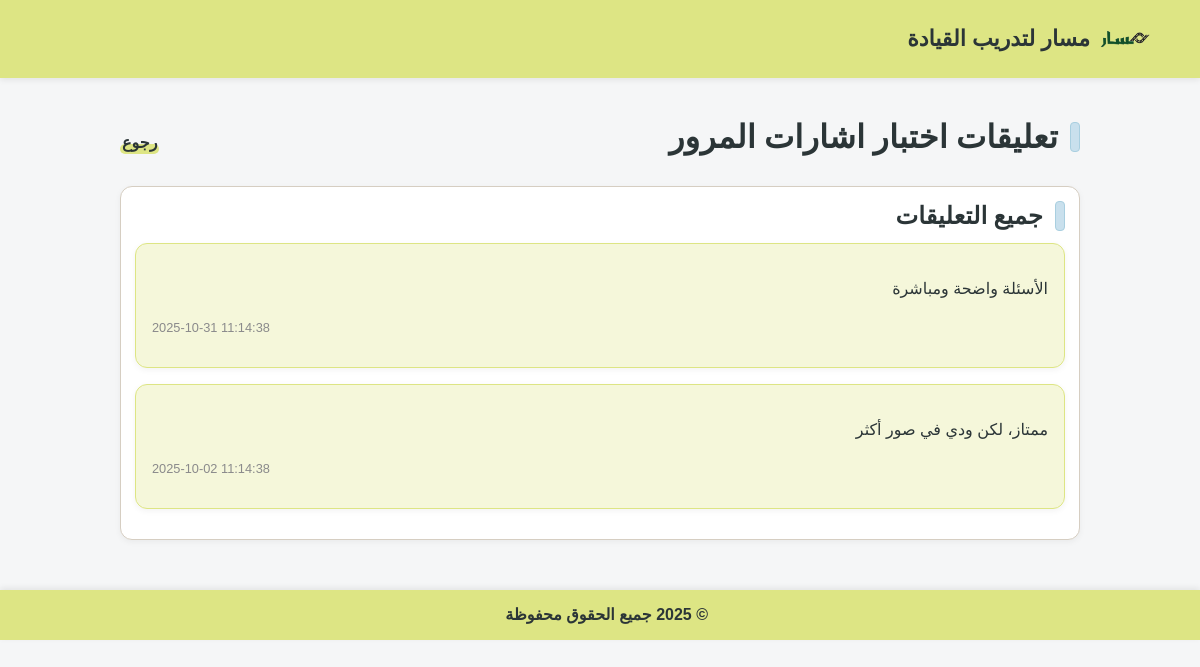
The app's page /Masar_G2/Comment.php?quizID=1 (signed in) with its own data.
### tables this page shows
CREATE TABLE `quizfeedback` (
  `id` int NOT NULL,
  `quizID` int NOT NULL,
  `rating` tinyint NOT NULL,
  `comments` text,
  `date` timestamp NOT NULL DEFAULT CURRENT_TIMESTAMP
);

### Masar_G2/Comment.php (the view, shortened to what this page needs)
<!DOCTYPE html>
<?php
 include 'connection.php';
?>
<head>
    <link rel="stylesheet" href="common.css">
</head>
<body>
    <header>
        <div class="header-container">
            <div class="logo">
                <img src="images/logo.png" alt="شعار الموقع">
                <span>مسار لتدريب القيادة</span>
    </header>
    <div class="container">
        <div class="quiz-header">
            <h1 class="section-title"><span class="accent"></span>تعليقات اختبار اشارات المرور</h1>
            <div class="link-group">
            <a href="Educator.php" class="hl-link">رجوع</a>
        </div>
        </div>
        <section class="section">
            <div class="card">
                <h2 class="section-title"><span class="accent"></span> جميع التعليقات</h2>
                <?php
                $qID = $_GET['quizID'];
                $getComments = "SELECT comments, date FROM quizfeedback WHERE quizID={$qID}";
                if($result = mysqli_query($connection, $getComments)){
                    while($row = mysqli_fetch_assoc($result)){
                        echo "<div class='comment-item db-comment'>";
                        echo "<p class=\"comment-text\">{$row['comments']}</p>";
                        echo "<p class=\"comment-date\">{$row['date']}</p>";
                        echo "</div>";
                    }
                }
                ?>
            </div>
        </section>
    </div>
    <footer>
    &copy; 2025 جميع الحقوق محفوظة
  </footer>
</body>

### Masar_G2/common.css (style rules this page uses)
* { box-sizing:border-box }
header { background: #DDE584; padding: 14px 20px; box-shadow: 0 2px 6px rgba(0, 0, 0, 0.08); margin-bottom: 20px; }
.header-container { display: flex; align-items: center; justify-content: space-between; max-width: 1100px; margin: 0 auto; }
header .logo { display: flex; align-items: center; gap: 10px; font-size: 22px; font-weight: bold; color: #2B3537; }
header img { width: 50px; height: 50px; object-fit: contain; border: none; }
body { margin:0; direction:rtl; font-family:Arial,"Segoe UI",Tahoma,sans-serif; background:#F5F6F7; color:#2B3537; font-size:16px; line-height:1.6; }
h1,h2,h3 { font-family:Georgia,"Times New Roman",serif;font-weight:800;letter-spacing:.2px;margin:0 }
a { color:#2B3537;text-decoration:none }
img { max-width:100%;display:block }
.container { max-width:1000px;margin:auto;padding:20px }
.section { margin-top:18px }
.section-title { display:flex;align-items:center;gap:12px; margin:0 0 12px; font-weight:800; color:#2B3537; line-height:1.2; }
.section-title .accent { width:10px;height:30px;border-radius:4px; background:#C9E0ED; border:1px solid #A9CFE0; }
.hl-link,.logout-link { position:relative; font-weight:800; padding:0 2px; display:inline-block }
.hl-link::after,.logout-link::after { content:""; position:absolute; inset:auto 0 .15em 0; height:.6em; background:#DDE584; border-radius:10px; z-index:-1; }
.card { background:#fff;border:1px solid #D6CEC2;border-radius:12px; padding:14px;box-shadow:0 2px 6px rgba(0,0,0,.05) }
footer { background: #DDE584; padding: 12px 20px; margin-top: 30px; box-shadow: 0 -2px 6px rgba(0,0,0,0.08); text-align: center; font-weight: 600; color: #2B3537; }

### Masar_G2/Comment.php (style rules this page uses)
.quiz-header { display: flex; justify-content: space-between; align-items: center; margin-bottom: 16px }
.comment-item { background: rgba(221, 229, 132, 0.3); border: 1px solid #DDE584; border-radius: 12px; padding: 1rem; margin-bottom: 1rem; box-shadow: 0 2px 6px rgba(0, 0, 0, .05); }
.comment-date { direction: ltr; font-size: 0.8rem; color: #8A8A8B; margin-top: 0.5rem; text-align: left; }

### records on screen
quizfeedback: comments "الأسئلة واضحة ومباشرة", date "2025-10-31 11:14:38"
quizfeedback: comments "ممتاز، لكن ودي في صور أكثر", date "2025-10-02 11:14:38"
